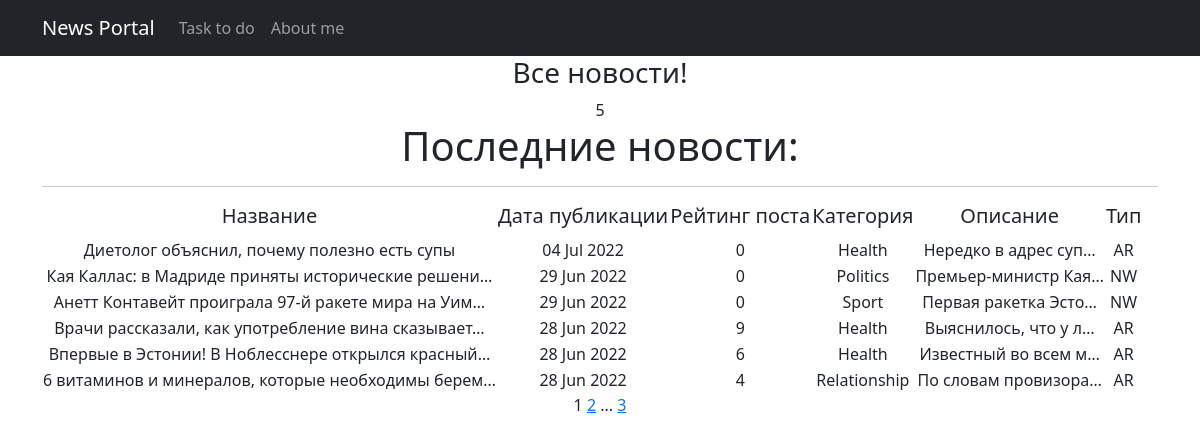
/posts/, run on the app's committed database.
### NewsPortal/models.py (models this page shows, shortened)
class Post(models.Model):
    author = models.ForeignKey(Author, on_delete=models.CASCADE)    #публикация имеет связь один к многим, поскольку
    NEWS = 'NW'
    ARTICLE = 'AR'
    CATEGORY_CHOICES = (
        (NEWS, 'Новость'),
        (ARTICLE, 'Статья'),
    )
    category_type = models.CharField(max_length=2, choices=CATEGORY_CHOICES, default=ARTICLE)   #поле категории
    datecreation = models.DateTimeField(auto_now_add=True)  #выбираем свойство сохранения автоматического время создания
    postCategory = models.ManyToManyField(Category, through='PostCategory')     #связь многие к многим, поскольку
    title = models.CharField(max_length=128)    #ставим среднее колисетво символов для названия
    text = models.TextField()   #неограниченное количсество символов для самой новости или статьи
    rating = models.SmallIntegerField(default=0)    #рейтинг статьи по умолчанию 0

class Category(models.Model):
    name = models.CharField(max_length=64, unique=True) #название категории не будет длинным словом,поэтому ставим
    def __str__(self):
        return f'{self.name}'

### NewsPortal/views.py (the view)
# urls.py: path('', PostList.as_view(), name='posts'),
class PostList(ListView):
    model = Post
    ordering = '-datecreation'
    template_name = 'posts.html'
    context_object_name = 'posts'
    paginate_by = 6
    def get_queryset(self):
        queryset = super().get_queryset()
        self.filterset = PostFilter(self.request.GET, queryset)
        return self.filterset.qs
    def get_context_data(self, **kwargs):
        context = super().get_context_data(**kwargs)
        context['news'] = 'posts'
        return context

### NewsPortal/templatetags/custom_tags.py (called while the page is built)
@register.simple_tag(takes_context=True)    # сообщает Django, что для работы тега требуется передать контекст
def url_replace(context, **kwargs):
   d = context['request'].GET.copy()    #нам позволяет скопировать все параметры текущего запроса.
   for k, v in kwargs.items():
       d[k] = v
   return d.urlencode()

### templates/posts.html (shortened to what this page needs)
{% extends 'flatpages/default.html' %}
{% load custom_tags %}
{% block title %}
<h3>Все новости!</h3>
{{ news | length }}
{% endblock title %}
{% block content %}
    <h1>Последние новости:</h1>
   <hr>
   {% if posts %}
       <table>
           <tr>
               <td><h5>Название</h5></td>
               <td><h5>Дата публикации</h5></td>
               <td><h5>Рейтинг поста</h5></td>
               <td><h5>Категория</h5></td>
               <td><h5>Описание</h5></td>
               <td><h5>Тип</h5></td>
           </tr>
           {% for post in posts %}
           <tr>
               <td>{{ post.title|truncatechars:50}}</td>
               <td>{{ post.datecreation|date:'d M Y' }}</td>
               <td>{{ post.rating }}</td>
               <td>{% for cat in post.postCategory.all %}
                            {{cat}}
                    {% endfor %}</td>
               <td>{{ post.text |truncatechars:20  }}</td>
               <td>{{ post.category_type }}</td>
           </tr>
           {% endfor %}
       </table>
   {% else %}
       <h2>Новостей нет!</h2>
   {% endif %}
    {{ page_obj.number }}
   {% if page_obj.has_next %}
       <a href="?{% url_replace page=page_obj.next_page_number %}">{{ page_obj.next_page_number }}</a>
       {% if paginator.num_pages != page_obj.next_page_number %}
           ...
           <a href="?{% url_replace page=page_obj.paginator.num_pages %}">{{ page_obj.paginator.num_pages }}</a>
       {% endif %}
   {% endif %}
{% endblock content %}

### data on the page
Post: title "Диетолог объяснил, почему полезно есть супы", datecreation "04 Jul 2022", rating "0", text "Нередко в адрес суп…", category_type "AR"
Category: name "Health"
Post: title "Кая Каллас: в Мадриде приняты исторические решени…", datecreation "29 Jun 2022", rating "0", text "Премьер-министр Кая…", category_type "NW"
Category: name "Politics"
Post: title "Анетт Контавейт проиграла 97-й ракете мира на Уим…", datecreation "29 Jun 2022", rating "0", text "Первая ракетка Эсто…", category_type "NW"
Category: name "Sport"
Post: title "Врачи рассказали, как употребление вина сказывает…", datecreation "28 Jun 2022", rating "9", text "Выяснилось, что у л…", category_type "AR"
Post: title "Впервые в Эстонии! В Ноблесснере открылся красный…", datecreation "28 Jun 2022", rating "6", text "Известный во всем м…", category_type "AR"
Post: title "6 витаминов и минералов, которые необходимы берем…", datecreation "28 Jun 2022", rating "4", text "По словам провизора…", category_type "AR"
Category: name "Relationship"

### other printed values
{{ news | length }} "5"
{{ page_obj.number }} "1"
{{ page_obj.next_page_number }} "2"
{{ page_obj.paginator.num_pages }} "3"
